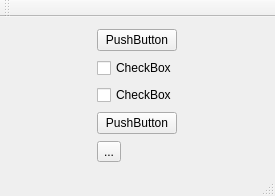
<?xml version="1.0" encoding="UTF-8"?>
<ui version="4.0">
 <class>QtWidgetsAppClass</class>
 <widget class="QMainWindow" name="QtWidgetsAppClass">
  <property name="geometry">
   <rect>
    <x>0</x>
    <y>0</y>
    <width>275</width>
    <height>196</height>
   </rect>
  </property>
  <property name="windowTitle">
   <string>QtWidgetsApp</string>
  </property>
  <widget class="QWidget" name="centralWidget">
   <layout class="QHBoxLayout" name="horizontalLayout">
    <item>
     <layout class="QVBoxLayout" name="verticalLayout">
      <item>
       <widget class="QPushButton" name="pushButton">
        <property name="text">
         <string>PushButton</string>
        </property>
       </widget>
      </item>
      <item>
       <widget class="QCheckBox" name="checkBox">
        <property name="text">
         <string>CheckBox</string>
        </property>
       </widget>
      </item>
      <item>
       <widget class="QCheckBox" name="checkBox_2">
        <property name="text">
         <string>CheckBox</string>
        </property>
       </widget>
      </item>
      <item>
       <widget class="QPushButton" name="pushButton_2">
        <property name="text">
         <string>PushButton</string>
        </property>
       </widget>
      </item>
      <item>
       <widget class="QToolButton" name="toolButton">
        <property name="text">
         <string>...</string>
        </property>
       </widget>
      </item>
     </layout>
    </item>
   </layout>
  </widget>
  <widget class="QMenuBar" name="menuBar">
   <property name="geometry">
    <rect>
     <x>0</x>
     <y>0</y>
     <width>275</width>
     <height>21</height>
    </rect>
   </property>
  </widget>
  <widget class="QToolBar" name="mainToolBar">
   <attribute name="toolBarArea">
    <enum>TopToolBarArea</enum>
   </attribute>
   <attribute name="toolBarBreak">
    <bool>false</bool>
   </attribute>
  </widget>
  <widget class="QStatusBar" name="statusBar"/>
 </widget>
 <layoutdefault spacing="6" margin="11"/>
 <resources>
  <include location="QtWidgetsApp.qrc"/>
 </resources>
 <connections/>
</ui>
